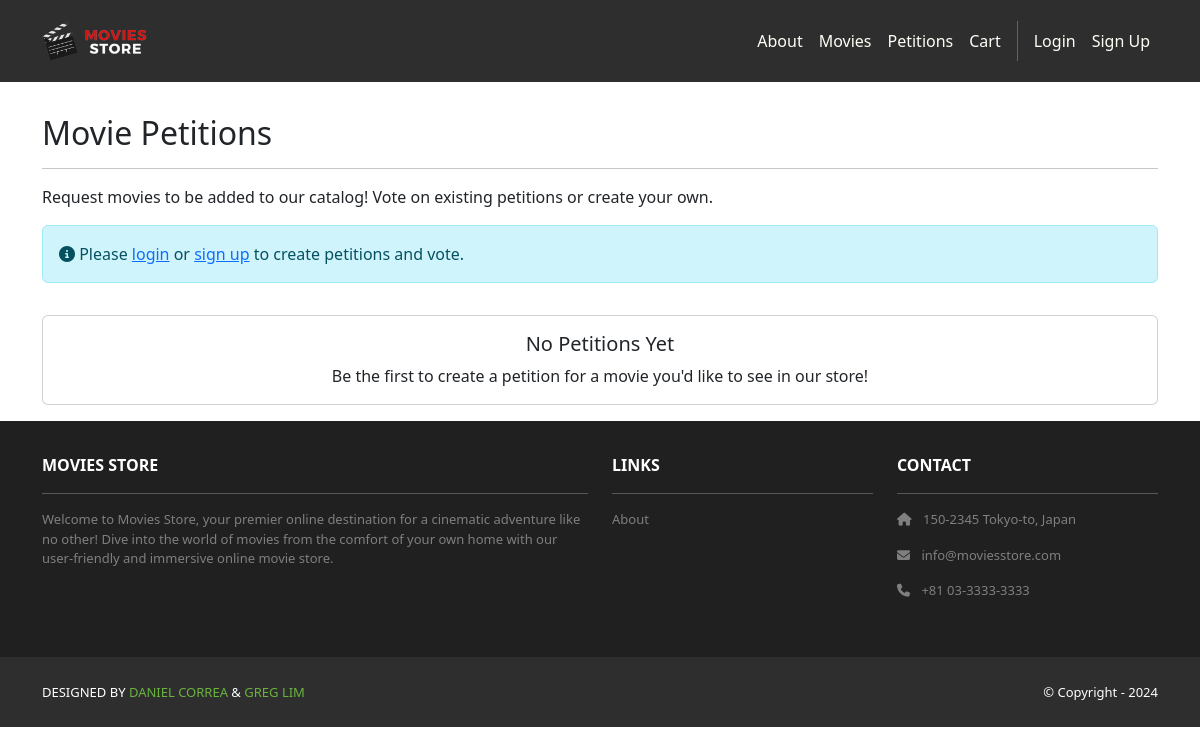
The app's page /movies/petitions/, older data.
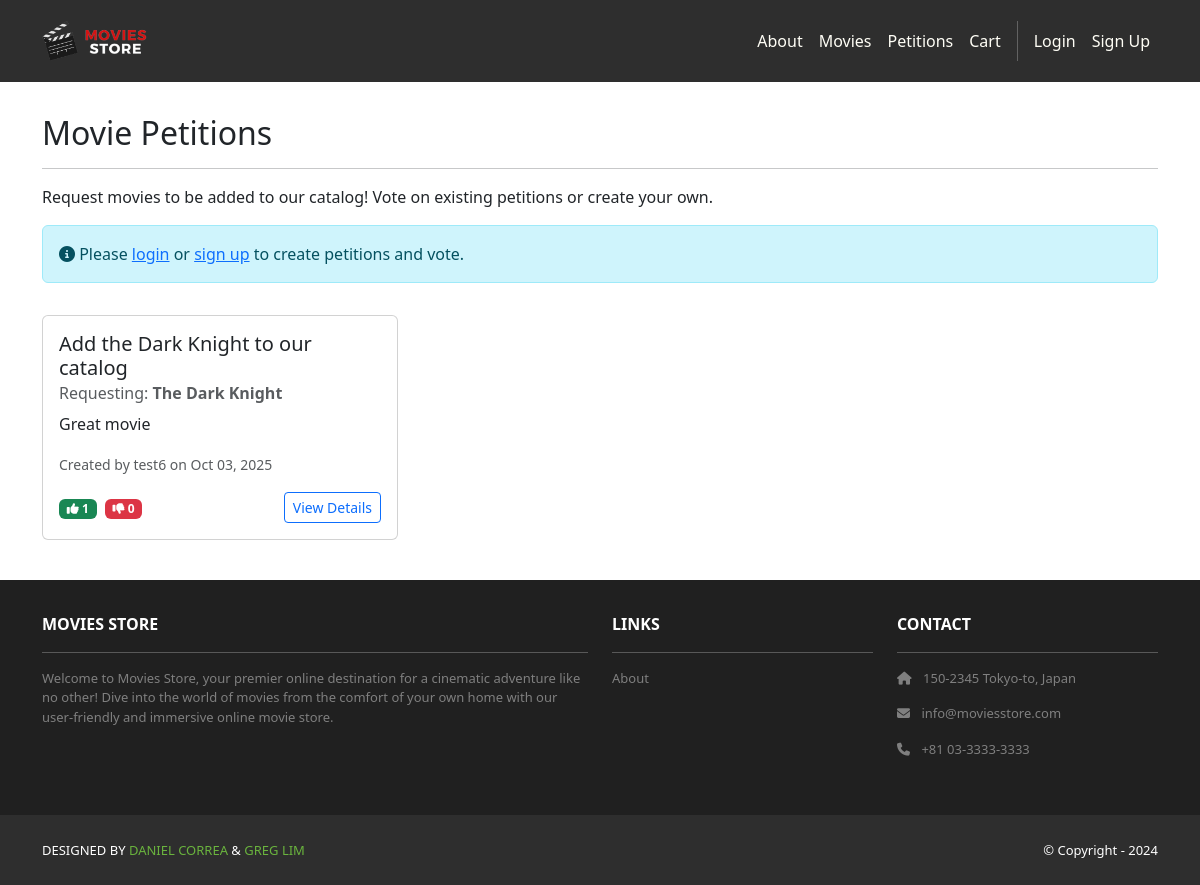
The same page, newer data.
### movies/models.py (models this page shows, shortened)
class Petition(models.Model):
    id = models.AutoField(primary_key=True)
    title = models.CharField(max_length=255)
    description = models.TextField()
    movie_title = models.CharField(max_length=255, help_text="Title of the movie you want to request")
    created_by = models.ForeignKey(User, on_delete=models.CASCADE)
    created_date = models.DateTimeField(auto_now_add=True)
    yes_votes = models.IntegerField(default=0)
    no_votes = models.IntegerField(default=0)

### movies/views.py (the view)
# urls.py: path('petitions/', views.petitions_index, name='movies.petitions_index'),
def petitions_index(request):
    petitions = Petition.objects.all().order_by('-created_date')
    template_data = {}
    template_data['title'] = 'Movie Petitions'
    template_data['petitions'] = petitions
    return render(request, 'movies/petitions_index.html', {'template_data': template_data})

### movies/templates/movies/petitions_index.html (shortened to what this page needs)
{% extends 'base.html' %}
{% block content %}
<div class="p-3">
  <div class="container">
    <div class="row mt-3">
      <div class="col mx-auto mb-3">
        <h2>Movie Petitions</h2>
        <hr />
        <p class="card-text">
          Request movies to be added to our catalog! Vote on existing petitions or create your own.
        </p>
        {% if user.is_authenticated %}
        <div class="mb-3">
          <a href="{% url 'movies.create_petition' %}" class="btn bg-dark text-white">
            <i class="fas fa-plus"></i> Create New Petition
          </a>
        </div>
        {% else %}
        <div class="alert alert-info" role="alert">
          <i class="fas fa-info-circle"></i> Please <a href="{% url 'accounts.login' %}">login</a> or <a href="{% url 'accounts.signup' %}">sign up</a> to create petitions and vote.
        </div>
        {% endif %}
      </div>
    </div>
    {% if template_data.petitions %}
    <div class="row">
      {% for petition in template_data.petitions %}
      <div class="col-md-6 col-lg-4 mb-4">
        <div class="card h-100">
          <div class="card-body">
            <h5 class="card-title">{{ petition.title }}</h5>
            <h6 class="card-subtitle mb-2 text-muted">
              Requesting: <strong>{{ petition.movie_title }}</strong>
            </h6>
            <p class="card-text">{{ petition.description|truncatewords:20 }}</p>
            <div class="mb-3">
              <small class="text-muted">
                Created by {{ petition.created_by.username }} on {{ petition.created_date|date:"M d, Y" }}
              </small>
            </div>
            <div class="d-flex justify-content-between align-items-center">
              <div class="vote-stats">
                <span class="badge bg-success me-1">
                  <i class="fas fa-thumbs-up"></i> {{ petition.yes_votes }}
                </span>
                <span class="badge bg-danger">
                  <i class="fas fa-thumbs-down"></i> {{ petition.no_votes }}
                </span>
              </div>
              <a href="{% url 'movies.petition_detail' petition_id=petition.id %}" class="btn btn-outline-primary btn-sm">
                View Details
              </a>
            </div>
          </div>
        </div>
      </div>
      {% endfor %}
    </div>
    {% else %}
    <div class="row">
      <div class="col mx-auto text-center">
        <div class="card">
          <div class="card-body">
            <h5 class="card-title">No Petitions Yet</h5>
            <p class="card-text">Be the first to create a petition for a movie you'd like to see in our store!</p>
          </div>
        </div>
      </div>
    </div>
    {% endif %}
  </div>
</div>
{% endblock content %}

### moviesstore/templates/base.html (shortened to what this page needs)
<!DOCTYPE html>
<html>
  {% load static %}
  <head>
    <link href="https://cdn.jsdelivr.net/npm/bootstrap@5.3.3/dist/css/bootstrap.min.css" rel="stylesheet">
    <link rel="stylesheet" href="https://cdnjs.cloudflare.com/ajax/libs/font-awesome/6.1.1/css/all.min.css">
    <link rel="stylesheet" type="text/css" href="{% static 'css/style.css' %}">
  </head>
  <body>
    <nav class="p-3 navbar navbar-dark bg-dark navbar-expand-lg">
      <div class="container">
        <a class="navbar-brand" href="{% url 'home.index' %}">
          <img src="{% static 'img/logo.png' %}" alt="logo" height="40" />
        </a>
        <div class="collapse navbar-collapse" id="navbarNavAltMarkup">
          <div class="navbar-nav ms-auto navbar-ml">
            <a class="nav-link" href="{% url 'home.about' %}">About</a>
            <a class="nav-link" href="{% url 'movies.index' %}">Movies</a>
            <a class="nav-link" href="{% url 'movies.petitions_index' %}">Petitions</a>
            <a class="nav-link" href="{% url 'cart.index' %}">Cart</a>
            {% if user.is_authenticated %}
            <a class="nav-link" href="{% url 'accounts.orders' %}">Orders</a>
            <a class="nav-link" href="{% url 'accounts.logout' %}">Logout ({{ user.username }})</a>
            {% else %}
            <a class="nav-link" href="{% url 'accounts.login' %}">Login</a>
            <a class="nav-link" href="{% url 'accounts.signup' %}">Sign Up</a>
            {% endif %}
          </div>
        </div>
      </div>
    </nav>
    <div>
      {% block content %}
      {% endblock content %}
    </div>
    <section class="p-3 ms-footer d-none d-md-block">
      <div class="container">
        <div class="row mt-3 text-white">
          <div class="col-md-6 col-lg-6 col-xl-6 mx-auto mb-4">
            <b>MOVIES STORE</b>
            <hr />
            <p>Welcome to Movies Store, your premier online destination for a cinematic
              adventure like no other! Dive into the world of movies from the comfort of your own home with our user-friendly
              and immersive online movie store.</p>
          </div>
          <div class="col-md-3 col-lg-3 col-xl-3 mx-auto mb-4">
            <b>LINKS</b>
            <hr />
            <p><a class="nav-link" href="{% url 'home.about' %}">About</a></p>
          </div>
          <div class="col-md-3 col-lg-3 col-xl-3 mx-auto mb-4">
            <b>CONTACT</b>
            <hr />
            <p><i class="fas fa-home me-2"></i> 150-2345 Tokyo-to, Japan</p>
            <p><i class="fas fa-envelope me-2"></i> info@moviesstore.com</p>
            <p><i class="fas fa-phone me-2"></i> +81 03-3333-3333</p>
          </div>
        </div>
      </div>
    </section>
    <section class="p-3 ms-footer-bottom bg-dark">
      <div class="container d-flex justify-content-between">
        <div class="me-5 text-white">
          <span>DESIGNED BY <a href="https://www.x.com/danielgarax" target="_blank">DANIEL CORREA</a> &
            <a href="https://www.x.com/greglim81" target="_blank">GREG LIM</a>
          </span>
        </div>
        <div class="text-white">
          <span>© Copyright - 2024</span>
        </div>
      </div>
    </section>
  </body>
</html>

### moviesstore/static/css/style.css (style rules this page uses)
.navbar a.nav-link { color: #FFFEF6 !important; }
.bg-dark { background-color: #2E2E2E !important; }
.ms-footer { background-color: #202020; }
.ms-footer p { color: #7F7F7F; font-size: 13px; }
.ms-footer-bottom span { font-size: 13px; line-height: 38px; }
.ms-footer-bottom a { color: #6ab43e; text-decoration: none; }

Row changes from the older to the newer data that the page shows:
added Petition: title "Add the Dark Knight to our catalog", movie_title "The Dark Knight", description "Great movie", created_by.username "test6", created_date "Oct 03, 2025", yes_votes "1", no_votes "0"
Text that changed along with them:
text no longer shown: "No Petitions Yet Be the first to create a petition for a movie you'd like to see in our store!"
